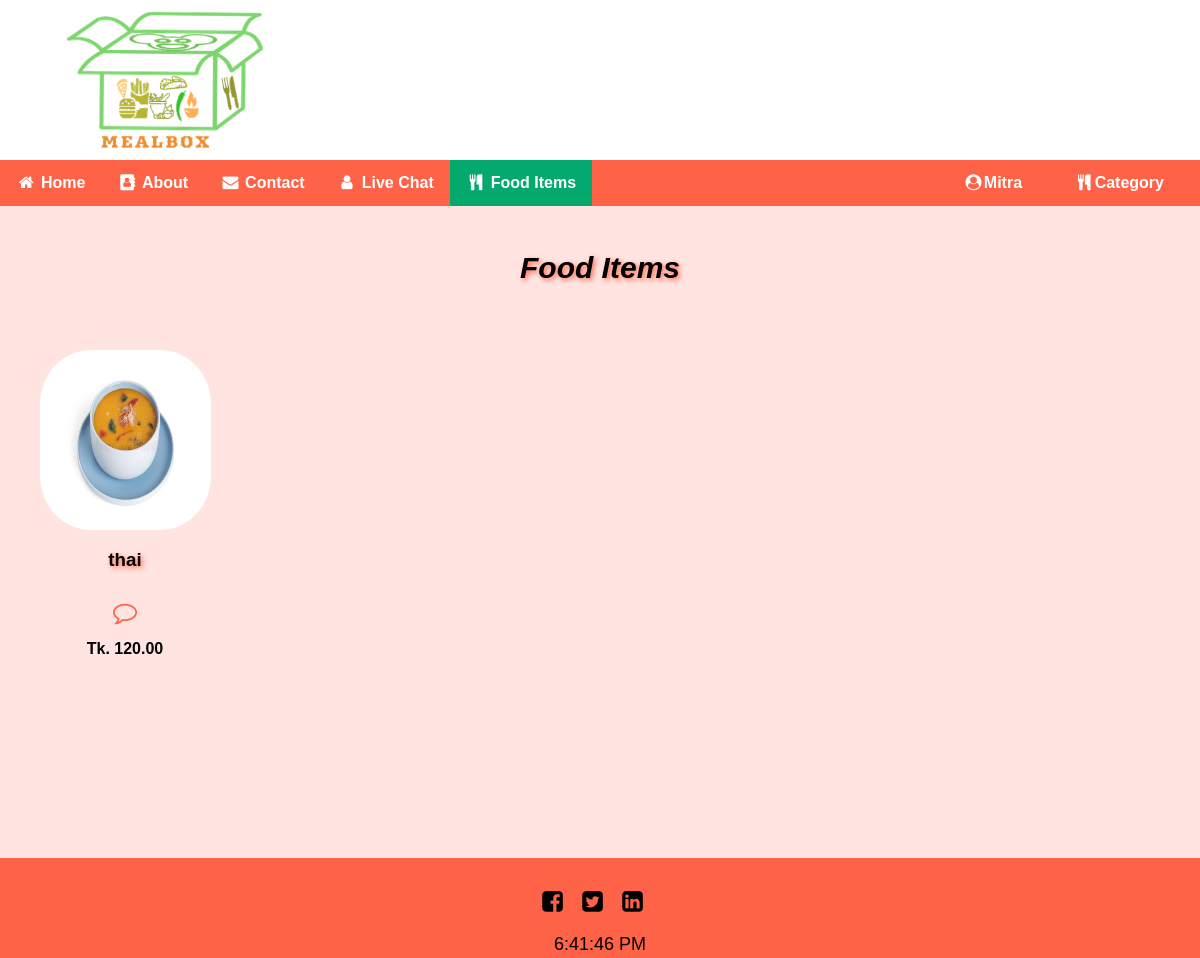
Screenshot of /food_list.php (signed in) with the database file from the repository.
### tables this page shows
CREATE TABLE `food_items` (
  `id` int(255) NOT NULL,
  `category_id` int(255) NOT NULL,
  `category_name` varchar(255) NOT NULL,
  `food_name` varchar(255) NOT NULL,
  `image` text NOT NULL,
  `price` double(10,2) NOT NULL,
  `seller_name` varchar(255) NOT NULL
);

### server2.php (called while the page is built, shortened)
<?php
$seller_name="";
?>

### food_list.php (the view, shortened to what this page needs)
<?php include('server2.php') ?>
<!DOCTYPE html>
<html>
<head>
    <link rel="stylesheet" href="./css/index.css"/>
    <link rel="stylesheet" href="https://cdnjs.cloudflare.com/ajax/libs/font-awesome/4.7.0/css/font-awesome.min.css">
</head>
<body>
  <div class="header">
    <div class="name">
    </div>
    <div class="logo">
      <img src="./images/mealbox_logo.PNG" alt="Picture" width="210px" height="150px">
    </div>
  </div>
  <div class="navbar">
    <a class="tab" href="seller_logged-in.php"><i class="fa fa-fw fa-home"></i><b> Home</b></a>
    <a class="tab" href="about.php"><i class="fa fa-fw fa-address-book"></i><b> About</b></a>
    <a class="tab" href="contact.php"><i class="fa fa-fw fa-envelope"></i><b> Contact</b></a>
    <a class="tab" href="seller_users.php"><i class="fa fa-fw fa-user"></i><b> Live Chat</b></a>
    <a class="active"><i class="fa fa-fw fa-cutlery"></i><b> Food Items</b></a>
    <div class="drop">
    <div class="dropdown">
      <button class="dropbtn"><i class="fa fa-fw fa-cutlery"></i><b>Category</b></button>
    </div>
    <div class="dropdown">
      <button class="dropbtn"><i class="fa fa-fw fa-user-circle"></i><b><?php echo $_SESSION['username']; ?></b></button>
    </div>
    </div>
</div>
<div class="section2">
  <h2><i>Food Items</i></h2>
  <?php
          $product= mysqli_query($db,"SELECT * FROM food_items WHERE seller_name = '".$seller_name."'");
          if (!empty($product)) {
              while ($row2=mysqli_fetch_array($product)) {
        ?>
    <div class="upper">
      <div class="card">
        <div class="product">
        <a href="/f4/food_list_edit.php?id=<?php echo $row2["id"];?>&food_name=<?php echo $row2["food_name"];?>&category_id=<?php echo $row2["category_id"];?>"><img src="<?php echo $row2["image"]; ?>" alt="<?php echo $row2["food_name"]?>" height="180px" ></a>
          <h3><?php echo $row2["food_name"]; ?></h3>
        </div>
        <a href="seller_comment.php?food_name=<?php echo $row2["food_name"]; ?>&food_id=<?php echo $row2["id"]; ?>"><i class="fa fa-comment-o" style="font-size:24px"></i></a>
        <b> <p class="price"><?php echo "Tk. ".$row2["price"]; ?></p></b>
      </div>
   </div>
        <?php
    }
  }
  ?>
</div>
<div class="footer2">
    <div class="socialmedia">
      <a class="social_icons" href="#"><i class="fa fa-facebook-square"></i></a>
      <a class="social_icons" href="#"><i class="fa fa-twitter-square"></i></a>
      <a class="social_icons" href="#"><i class="fa fa-linkedin-square"></i></a>
    </div>
    <div class="timer">
     <p id="demo"></p>
    </div>
 </div>
</body>
</html>

### css/index.css (style rules this page uses)
body { margin:0; }
.header { height: 160px; width: 100%; }
.logo { padding-left: 60px; padding-top: 5px; }
.navbar { overflow: hidden; background-color: #DC7633; font-family: Arial; }
.navbar .active { background-color: #04AA6D; }
.navbar a { float: left; font-size: 16px; color: white; text-align: center; padding: 14px 16px; text-decoration: none; }
.navbar .tab { margin-left: 0; margin-right: 0; }
.dropdown { float: right; overflow: hidden; margin-right: 20px; }
.dropdown .dropbtn { font-size: 16px; border: none; outline: none; color: white; padding: 14px 16px; background-color: inherit; font-family: inherit; margin: 0; }
* { box-sizing: border-box; }
body { font-family: Verdana, sans-serif; }
img { vertical-align: middle; }
.active { background-color: #717171; }

### food_list.php (style rules this page uses)
.navbar { overflow: hidden; background-color: tomato; font-family: Arial; }
.name { float: right; margin-top: 20px; padding-top: 15px; color: black; padding-bottom: 40px; background-image: url("./images/60.png"); background-repeat: no-repeat; background-size: 330px 120px; margin-right: 10px; width: 25%; text-align: center; text-shadow: 2px 2px 5px tomato; overflow: hidden; transform: translatey(0px); animation: float 1.5s ease-in-out infinite; }
.section2 { background-color: mistyrose; padding-top: 20px; height: 100%; width: 100%; padding-bottom: 100px; }
.section2:after { content: ""; display: table; clear: both; }
.upper { float: left; width: 20%; margin-bottom: 50px; }
.card { height: auto; width: 190px; margin-top: 40px; margin-right: 20px; margin-bottom: 50px; margin-left: 30px; text-align: center; font-family: arial; transition: transform .2s; }
.card img { border-radius: 30%; width:90%; }
h2 { text-align: center; text-shadow: 2px 2px 5px tomato; font-size: 30px; }
h3 { text-align: center; text-shadow: 2px 2px 5px tomato; }
.price { color: black; font-size: 16px; margin-top: 15px; }
.card .product { height: 250px; }
.social_icons { margin-right: 15px; font-size: 24px; color: black; }
.socialmedia { text-align: center; padding-top: 30px; }
.timer p { font-size: 18px; text-align: center; color: black; margin-bottom: 0; }
.footer2 { height: 100px; width: 100%; background-color: tomato; }
a { color: tomato; }

### rows the page displays
food_items: image (picture), food_name "thai", price "120.00"

### other values shown
$_SESSION['username'] "Mitra"
